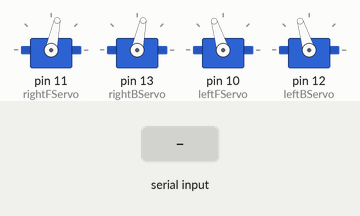
Bench run of a sketch on a simulated Arduino Uno, built with avr-gcc and run on an emulated ATmega328P. On the bench: 4 × servo. The inputs (shaded band) are chosen by the test bench.

Above: at 1.2 s.
1.3 s: "90,45,200," received over Serial
At 3.8 s:
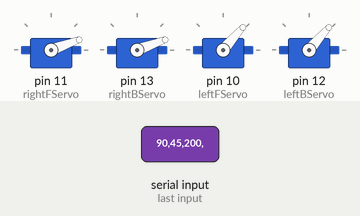
4.3 s: "1,90,45," received over Serial
At 7.1 s:
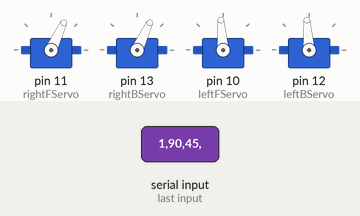
7.3 s: "90,45,200,10," received over Serial
At 8.9 s:
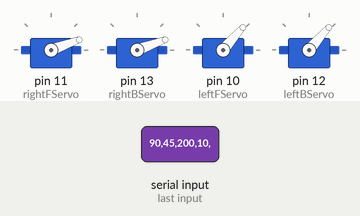
Timing chart, 0 to 10.4 s (numbered marks = the images above; inputs shaded):
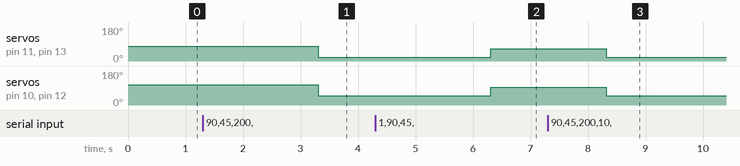

The sketch:

OnlyBlackLine.ino
```cpp
#define PIN 7
#define NUMPIXELS 16

#include <Servo.h>

long duration1, duration2, duration3, forward, right, grey, green_l, green_r, red, speed_eva_l = 0, speed_eva_r = 0;
unsigned long time_red = 0, eva_time, start_time = millis(), back_time = millis();
bool evacuation = false, eva = false;
char disp;
float error = 0, P = 0, I = 0, D = 0, PIDvalue = 0, count = 0;
float previousError = 0, previousI = 0;
const int power = 100, power_eva = 15;
const int iniMotorPower = 150;
const int adj = 1;
float adjTurn = 8;
float Kp = 3;
float Ki = 0;
float Kd = 7;

Servo leftFServo;
Servo rightFServo;
Servo leftBServo;
Servo rightBServo;

void setup() {
  Serial.begin(9600);

  rightFServo.attach(11);
  rightBServo.attach(13);
  leftFServo.attach(10);
  leftBServo.attach(12);

}

void loop() {
  message();

  if (evacuation == true) {
    grey = 0;
    eva = false;
  }

  if ((grey == 0) and (eva == false)) {
    P = error;
    I = I + error;
    D = error - previousError;
    PIDvalue = (Kp * P);
    previousError = error;

    PidMove();


    if (millis() - time_red < 1500){
      red = 0;
    }
    if (red == 1){
      delay(1000);
      leftFServo.write(90);
      leftBServo.write(90);
      rightFServo.write(90);
      rightBServo.write(90);
      delay(5000);
      time_red = millis();
    }
  } else {
    delay(2);
    message();
  }
}

void PidMove(){
  int leftFMotorSpeed = (1500 + iniMotorPower - PIDvalue);
  int rightFMotorSpeed = 1500 - iniMotorPower * adj - PIDvalue;
  int leftBMotorSpeed = (1500 + iniMotorPower - PIDvalue);
  int rightBMotorSpeed = 1500 - iniMotorPower * adj - PIDvalue;
  leftFServo.writeMicroseconds(leftFMotorSpeed );
  rightFServo.writeMicroseconds(rightFMotorSpeed);
  leftBServo.writeMicroseconds(leftBMotorSpeed);
  rightBServo.writeMicroseconds(rightBMotorSpeed);
}

void Detour(){
  int frw = 900, trn = 1300;
  leftFServo.write(80);
  leftBServo.write(80);
  rightFServo.write(40);
  rightBServo.write(40);
  delay(trn);
  leftFServo.write(110);
  leftBServo.write(110);
  rightFServo.write(70);
  rightBServo.write(70);
  delay(frw);
  leftFServo.write(145);
  leftBServo.write(145);
  rightFServo.write(105);
  rightBServo.write(105);
  delay(trn);
  leftFServo.write(110);
  leftBServo.write(110);
  rightFServo.write(70);
  rightBServo.write(70);
  delay(frw*1.5);
  leftFServo.write(145);
  leftBServo.write(145);
  rightFServo.write(105);
  rightBServo.write(105);
  delay(trn);
  leftFServo.write(110);
  leftBServo.write(110);
  rightFServo.write(70);
  rightBServo.write(70);
  delay(frw);
  leftFServo.write(80);
  leftBServo.write(80);
  rightFServo.write(40);
  rightBServo.write(40);
  delay(trn);
}

void message() {
  if (Serial.available() > 0) {
    String input = Serial.readStringUntil(',');
    green_r = input.toInt();

    input = Serial.readStringUntil(',');
    green_l = input.toInt();

    input = Serial.readStringUntil(',');
    error = input.toInt();

    input = Serial.readStringUntil(',');
    red = input.toInt();

    input = Serial.readStringUntil('.');
    grey = input.toInt();

  }
}
```

Measured:
- after the input at 1.3 s, servo on pin 11 (rightFServo), servo on pin 13 (rightBServo): 78° → 20° after 2.0 s; servo on pin 10 (leftFServo), servo on pin 12 (leftBServo): 107° → 49° after 2.0 s
- after the input at 4.3 s, servo on pin 11 (rightFServo), servo on pin 13 (rightBServo): 20° → 65° after 2.0 s; servo on pin 10 (leftFServo), servo on pin 12 (leftBServo): 49° → 94° after 2.0 s
- after the input at 7.3 s, servo on pin 11 (rightFServo), servo on pin 13 (rightBServo): 65° → 20° after 1.0 s; servo on pin 10 (leftFServo), servo on pin 12 (leftBServo): 94° → 49° after 1.0 s
